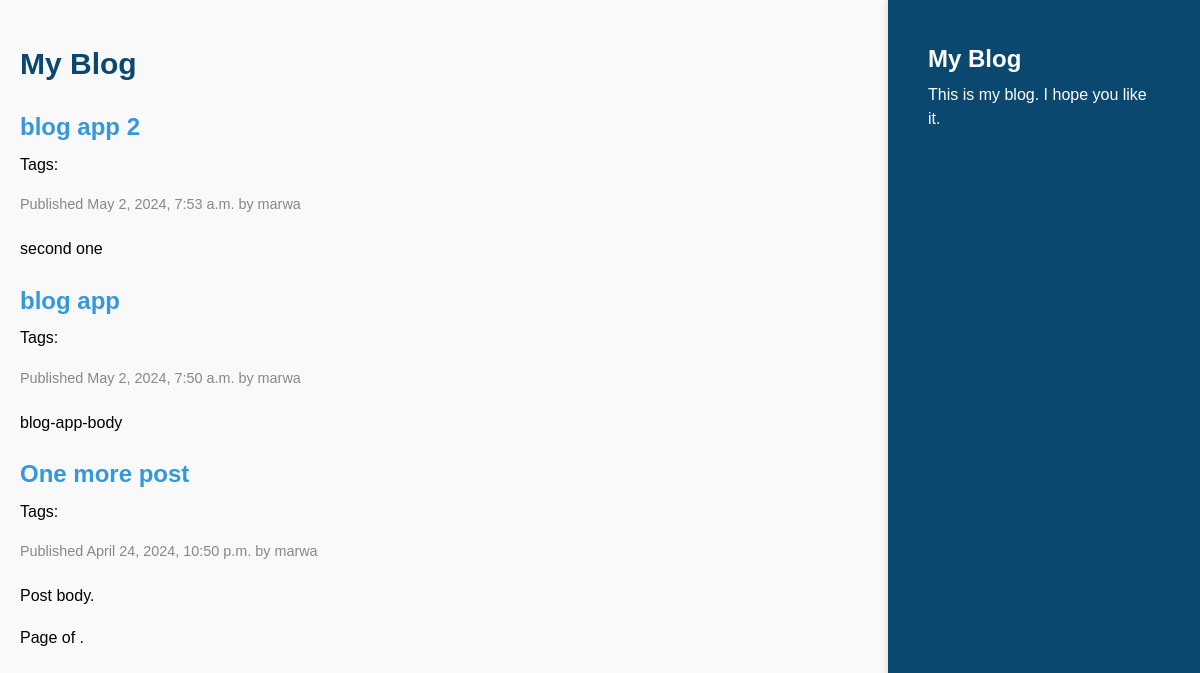
Screenshot of /blog/ with the database file from the repository.
### blog/models.py (models this page shows, shortened)
class Post(models.Model):
    def get_absolute_url(self):
        from django.urls import reverse
        return reverse('blog:post_detail',
                       args=[self.publish.year,
                             self.publish.month,
                             self.publish.day,
                             self.slug])
    class Status(models.TextChoices):
        DRAFT = 'DF', 'Draft'
        PUBLISHED = 'PB', 'Published'
    title = models.CharField(max_length=250)
    slug = models.SlugField(max_length=250,
                            unique_for_date='publish')
    author = models.ForeignKey(User,
                               on_delete=models.CASCADE,
                               related_name='blog_posts')
    body = models.TextField()
    publish = models.DateTimeField(default=timezone.now)
    created = models.DateTimeField(auto_now_add=True)
    updated = models.DateTimeField(auto_now=True)
    status = models.CharField(max_length=10,
                              choices=Status.choices,
                              default=Status.DRAFT)
    tags = TaggableManager()
    class Meta:
        ordering = ['-publish']
        indexes = [
            models.Index(fields=['publish'],)
        ]
    objects = models.Manager() # The default manager.
    published = PublishedManager() # Our custom manager.

### blog/views.py (the view)
# urls.py: path('', views.post_list, name='post_list'),
def post_list(request, tag_slug=None):
    from django.core.paginator import Paginator, EmptyPage,\
    PageNotAnInteger
    posts = Post.published.all()
    tag = None
    if tag_slug:
        tag = get_object_or_404(Tag, slug=tag_slug)
        posts = posts.filter(tags__in=[tag])
    Paginator = Paginator(posts, 3)
    page_number = request.GET.get('page', 1)
    try:
        posts = Paginator.get_page(page_number)
    except PageNotAnInteger:
        posts = Paginator.get_page(1)
    except EmptyPage :
        posts = Paginator.get_page(Paginator.num_pages)
    return render(request, 'blog/post/list.html', {'posts': posts})

### blog/models.py (called while the page is built)
    def get_queryset(self):
        return super().get_queryset()\
            .filter(status=Post.Status.PUBLISHED)

### blog/templates/blog/post/list.html (shortened to what this page needs)
{% extends "blog/base.html" %}
{% block content %}
    <h1>My Blog</h1>
    {% for post in posts %}
        <h2>
            <a href="{{ post.get_absolute_url }}">
                {{ post.title }}
            </a>
        </h2>
        <p class="tags">Tags:
            </p>
        <p class="date">
            Published {{ post.publish }} by {{ post.author }}
        </p>
        {{ post.body|truncatewords:30|linebreaks }}
    {% endfor %}
    {% include "pagination.html" with page=page_obj %}
{% endblock %}

### blog/static/css/blog.css (style rules this page uses)
body { font-family: Arial, sans-serif; padding: 20px; line-height: 1.6; margin: 0; background-color: #f9f9f9; }
h1 { color: #333; text-align: center; }
h2 { color: #666; margin-bottom: 5px; }
h2 a { color: #3498db; text-decoration: none; }
p.date { color: #888; font-size: 0.9em; margin-top: 0; margin-bottom: 20px; }
p { line-height: 1.6; margin-top: 0; }
h1 { font-size: 30px; color: #0a4870; text-align: left; }
.date { font-size: 14px; color: #666; margin-bottom: 20px; }
a { color: #0a4870; text-decoration: none; }

### rows the page displays
Post: title "blog app 2", publish "May 2, 2024, 7:53 a.m.", author "marwa", body "second one"
Post: title "blog app", publish "May 2, 2024, 7:50 a.m.", author "marwa", body "blog-app-body"
Post: title "One more post", publish "April 24, 2024, 10:50 p.m.", author "marwa", body "Post body."
